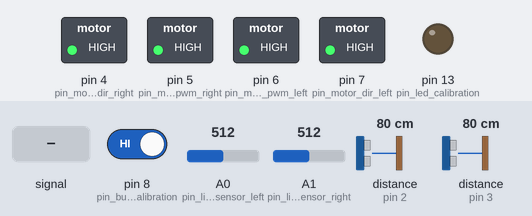
The sketch below on a simulated Arduino Uno, built with avr-gcc and run on an emulated ATmega328P. Shown: switched loads named in the sketch (green lamp = pin HIGH), output pins drawn as LEDs (lit = HIGH). Wiring (inferred from the names in the program): 2 × range finder with pulse-width output: data pin 2 / data pin 3. The inputs (shaded band) are chosen by the test bench; at power-on: A0 (pin_line_sensor_left) = 512, A1 (pin_line_sensor_right) = 512, pin 8 (pin_button_line_sensor_calibration) HIGH, distance to the obstacle (sensors on pin 2, pin 3) 80 cm.

Above: at 3.6 s.
3.7 s: A0 (pin_line_sensor_left) fed a 200 Hz sine of ±81 counts around its level
6.7 s: A0 (pin_line_sensor_left) set to 716
9.7 s: A1 (pin_line_sensor_right) set to 716
At 10.1 s:
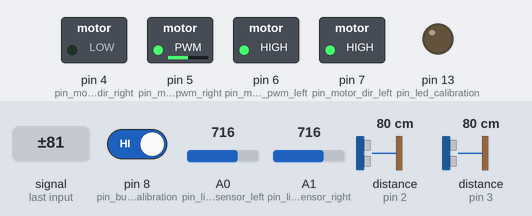
12.7 s: A0 (pin_line_sensor_left) fed a 2 Hz sine of ±306 counts around its level
At 13.6 s:
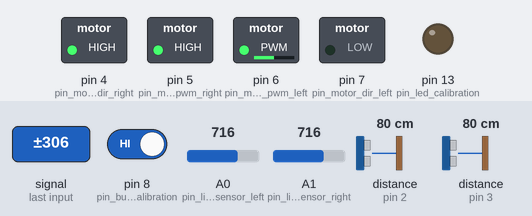
15.7 s: A1 (pin_line_sensor_right) fed a 200 Hz sine of ±255 counts around its level
At 15.85 s:
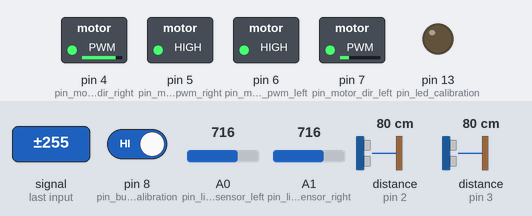
Timing chart, 0 to 16.6 s (numbered marks = the images above; inputs shaded):
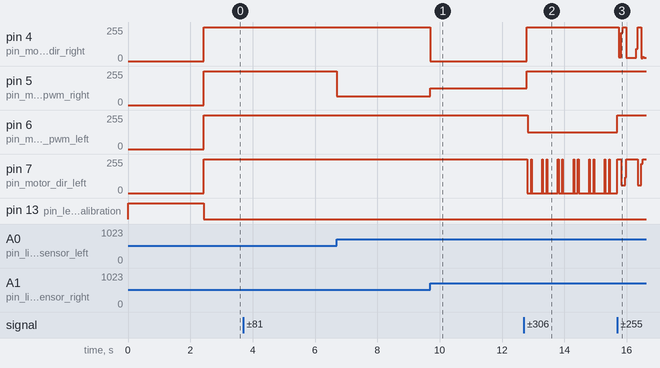

Measured:
- after the input at 9.7 s, pin 4 (pin_motor_dir_right): 255/255 → 0/255 at once; pin 5 (pin_motor_pwm_right): 64/255 → 127/255 at once
- after the input at 12.7 s, pin 4 (pin_motor_dir_right): 0/255 → 255/255 after 0.10 s; pin 5 (pin_motor_pwm_right): 127/255 → 255/255 after 0.10 s; pin 6 (pin_motor_pwm_left): 255/255 → 127/255 after 0.12 s; pin 7 (pin_motor_dir_left): 255/255 → 0/255 after 0.11 s, then repeats every 0.50 s: 255/255 0.02 s, 0/255 0.34 s, 255/255 0.02 s, 0/255 0.12 s

The sketch:

race_line_safe_uno_only.ino
```cpp
// ----- global parameters -----

#define BAUD 115200 // max stable for raspi is 115200; 250000 is semi-stable
#define DELAY 0

// ----- local parameters  -----
#define error_k_pow 1.0
#define error_k_P 1.0
#define error_k_I 0.1
#define error_k_D 0.5
#define error_I_windup 0.4

#define pwm_target_max 255
#define pwm_target_min -127
#define pwm_target_lost_max 255
#define pwm_target_lost_min -127

#define pin_button_line_sensor_calibration 8
#define pin_led_calibration 13
#define calibration_delay 10
#define calibration_samples 1000

#define pin_line_sensor_left 0
#define pin_line_sensor_right 1

#define pin_encoder_left 2
#define pin_encoder_right 3
#define pin_interrupt_encoder_left 0
#define pin_interrupt_encoder_right 1

#define pin_motor_dir_right 4
#define pin_motor_pwm_right 5
#define pin_motor_pwm_left 6
#define pin_motor_dir_left 7
#define pwm_limit 255
#define motor_securely_system_timeout 250

// ----- line_sensor_logics -----

double line_sensor_sum_black_threshold = 1.5;
double line_sensor_sum_lost_threshold = 0.05;

// ----- line_sensor_calibration -----

int line_sensor_delta = 40;

int line_sensor_left_white = 303;
int line_sensor_left_black = 943;
int line_sensor_right_white = 147;
int line_sensor_right_black = 919;

// ----- line_sensor -----

double line_sensor_left_last = 0.0;
double line_sensor_right_last = 0.0;

double clip(double value, double value_min, double value_max){
  if (value > value_max){
    value = value_max;
  }
  if (value < value_min){
    value = value_min;
  }
  return value;
}

void line_sensor_init(){
  pinMode(pin_line_sensor_left, INPUT);
  pinMode(pin_line_sensor_right, INPUT);
}

void line_sensor_spin(){
  double line_sensor_left = 1.0d * (analogRead(pin_line_sensor_left) - line_sensor_left_white) / (line_sensor_left_black - line_sensor_left_white);
  double line_sensor_right = 1.0d * (analogRead(pin_line_sensor_right) - line_sensor_right_white) / (line_sensor_right_black - line_sensor_right_white);
  line_sensor_left = clip(line_sensor_left, 0.0, 1.0);
  line_sensor_right = clip(line_sensor_right, 0.0, 1.0);

  /*
  Serial.print(line_sensor_left_white);
  Serial.print(" - ");
  Serial.print(line_sensor_left_black);
  Serial.print(" - ");
  Serial.print(line_sensor_right_white);
  Serial.print(" - ");
  Serial.print(line_sensor_right_black);
  Serial.println("");
  */

  control_cmd(line_sensor_left, line_sensor_right);
  if ((line_sensor_left + line_sensor_right < line_sensor_sum_black_threshold) &&
      (line_sensor_left + line_sensor_right > line_sensor_sum_lost_threshold)){
        line_sensor_left_last = line_sensor_left;
        line_sensor_right_last = line_sensor_right;
    }
}

// ----- button_line_sensor_calibration -----

void button_line_sensor_calibration_init(){
  pinMode(pin_button_line_sensor_calibration, INPUT);
  pinMode(pin_led_calibration, OUTPUT);
}

void line_sensor_calibration(){
  for (int color = 0; color < 2; color++){
    digitalWrite(pin_led_calibration, LOW);
    while (digitalRead(pin_button_line_sensor_calibration) == LOW){
      delay(calibration_delay);
    }
    digitalWrite(pin_led_calibration, HIGH);
    long calibration_line_sensor_left = 0;
    long calibration_line_sensor_right = 0;
    for (int i = 0; i < calibration_samples; i++){
      calibration_line_sensor_left += analogRead(pin_line_sensor_left);
      calibration_line_sensor_right += analogRead(pin_line_sensor_right);
      delay(1);
    }
    calibration_line_sensor_left /= calibration_samples;
    calibration_line_sensor_right /= calibration_samples;
    if (color == 0){
      line_sensor_left_white = (int)calibration_line_sensor_left;
      line_sensor_right_white = (int)calibration_line_sensor_right;
    } else if (color == 1){
      line_sensor_left_black = (int)calibration_line_sensor_left;
      line_sensor_right_black = (int)calibration_line_sensor_right;
    }
  }

  line_sensor_left_white += line_sensor_delta;
  line_sensor_left_black -= line_sensor_delta;
  line_sensor_right_white += line_sensor_delta;
  line_sensor_right_black -= line_sensor_delta;


  int waiting_counter = 0;
  int led_state = HIGH;
  digitalWrite(pin_led_calibration, !led_state);
  while (digitalRead(pin_button_line_sensor_calibration) == LOW){
    waiting_counter += 1;
    if (waiting_counter > 100){
      waiting_counter = 0;
      digitalWrite(pin_led_calibration, led_state);
      led_state = !led_state;
    }
    delay(1);
  }
}

// ----- encoder_sensor -----

unsigned long encoder_value[2];

void encoder_left_cb(){
  encoder_value[0]++;
}

void encoder_right_cb(){
  encoder_value[1]++;
}

void encoder_init(){
  pinMode(pin_encoder_left, INPUT_PULLUP);
  pinMode(pin_encoder_right, INPUT_PULLUP);
  attachInterrupt(pin_interrupt_encoder_left, encoder_left_cb, CHANGE);
  attachInterrupt(pin_interrupt_encoder_right, encoder_right_cb, CHANGE);
}

// ----- motor_cmd -----

unsigned long motor_update_time_last = 0;

void motor_init(){
  pinMode(pin_motor_dir_right, OUTPUT);
  pinMode(pin_motor_dir_left, OUTPUT);
  pinMode(pin_motor_pwm_right, OUTPUT);
  pinMode(pin_motor_pwm_left, OUTPUT);
}

void motor_cb(int motor_cmd, int motor_dir_pin, int motor_voltage_pin){
  if (motor_cmd > pwm_limit){
    motor_cmd = pwm_limit;
  }
  else if (motor_cmd < -pwm_limit){
    motor_cmd = -pwm_limit;
  }
  if (motor_cmd >= 0){
    digitalWrite(motor_dir_pin, HIGH);
  } else {
    digitalWrite(motor_dir_pin, LOW);
  }
  analogWrite(motor_voltage_pin, abs(motor_cmd));
}

void motor_securely_system_update(){
  unsigned long motor_update_time = millis();
  if (motor_update_time - motor_update_time_last > motor_securely_system_timeout){
    motor_cb(0, pin_motor_dir_left, pin_motor_pwm_left);
    motor_cb(0, pin_motor_dir_right, pin_motor_pwm_right);
    motor_update_time_last = motor_update_time;
  }
}

// ----- control_cmd -----

int clip(int value, int value_min, int value_max){
  if (value > value_max){
    value = value_max;
  }
  if (value < value_min){
    value = value_min;
  }
  return value;
}

double sign(double value){
  if (value > 0.0){
    return 1.0;
  }
  else {
    return -1.0;
  }
}


double error_I = 0.0;
double error_last = 0.0;
double error_time_last = 0;

void control_cmd(double line_sensor_left, double line_sensor_right){
  unsigned long error_time_new = millis();
  if (line_sensor_left + line_sensor_right < line_sensor_sum_lost_threshold){
    double line_sensor_error = line_sensor_right_last - line_sensor_left_last;
    int cmd_direction = 0;
    if (line_sensor_error > 0) {
      motor_cb(pwm_target_lost_max, pin_motor_dir_left, pin_motor_pwm_left);
      motor_cb(pwm_target_lost_min, pin_motor_dir_right, pin_motor_pwm_right);
    } else {
      motor_cb(pwm_target_lost_min, pin_motor_dir_left, pin_motor_pwm_left);
      motor_cb(pwm_target_lost_max, pin_motor_dir_right, pin_motor_pwm_right);
    }
    error_I = 0.0;
    error_last = 0.0;
    /*
    Serial.print(cmd_direction);
    Serial.print(" = ");
    Serial.print("LOST");
    Serial.println("");
    */
  }
  else if (line_sensor_left + line_sensor_right > line_sensor_sum_black_threshold) {
    /*
    Serial.print("BLACK");
    Serial.println("");
    */
    motor_cb(pwm_target_max, pin_motor_dir_left, pin_motor_pwm_left);
    motor_cb(pwm_target_max, pin_motor_dir_right, pin_motor_pwm_right);
    error_I = 0.0;
    error_last = 0.0;
  }
  else {
    /*
    Serial.print(line_sensor_left);
    Serial.print(" - ");
    Serial.print(line_sensor_right);
    Serial.println("");
    */
    double error = line_sensor_left - line_sensor_right;
    error_I += error;
    error_I = clip(error_I, -error_I_windup, error_I_windup);
    double error_D = (error - error_last) / (1.0 * error_time_new - 1.0 * error_time_last);

    double error_cmd = error_k_P * error + error_k_I * error_I + error_k_D * error_D;
    error_cmd = sign(error_cmd) * pow(abs(error), error_k_pow);

    int cmd_left = pwm_target_max - (int)(error * (pwm_target_max - pwm_target_min));
    int cmd_right = pwm_target_max + (int)(error * (pwm_target_max - pwm_target_min));
    cmd_left = clip(cmd_left, pwm_target_min, pwm_target_max);
    cmd_right = clip(cmd_right, pwm_target_min, pwm_target_max);

    motor_cb(cmd_left, pin_motor_dir_left, pin_motor_pwm_left);
    motor_cb(cmd_right, pin_motor_dir_right, pin_motor_pwm_right);
  }

  error_time_last = millis();
}


// ----- main -----

void setup() {
  //Serial.begin(115200);
  line_sensor_init();
  encoder_init();
  motor_init();
  button_line_sensor_calibration_init();

  line_sensor_calibration();
}

void loop() {
  line_sensor_spin();
  motor_securely_system_update();


  delay(DELAY);
}
```
